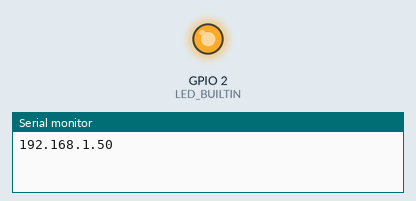
Recording of a sketch running on a simulated ESP32. Shown: output pins drawn as LEDs (lit = HIGH), the last lines printed to the serial monitor. WiFi joins after 1.5 s; servers stay silent unless stated.

Above: at 4.7 s.
At 7.8 s:
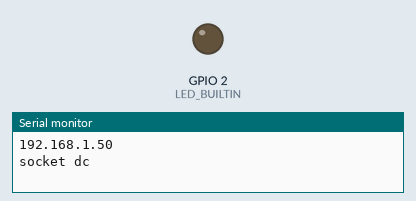
Timing chart, 0 to 9.8 s (numbered marks = the images above):
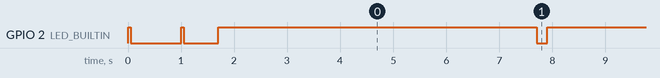

The sketch:

main.ino
```cpp
#include <WiFi.h>

int LED_BUILTIN = 2;
//const char *ssid = "Anonymous";
//const char *password = "whatthefuck1";
//const char *ssid = "lantai2";
//const char *password = "passwordbaru";
const char *ssid = "sClient";
const char *password = "gukgukmeong";
//const char *ssid = "SmartLifeboat";
//const char *password = "gukgukmeong";
WiFiClient clientSocket;
const char *serverIP = "10.181.15.202";
const uint16_t port = 6900;
const char *suicideFlag = "$!!";
char message[256];
unsigned long t;
int i, b;
double lat = -9.726921, lon = 114.563657;

void setupWiFi(){
  WiFi.begin(ssid, password);
  unsigned long st = millis();
  while (WiFi.status() != WL_CONNECTED) {
    if(millis()-st < 50){
      digitalWrite(LED_BUILTIN, HIGH);
    }
    else{
      digitalWrite(LED_BUILTIN, LOW);
    }
    if(millis()-st > 1000){
      st = millis();
      WiFi.begin(ssid, password);
    }
  }
}

void setupSocket(){
  digitalWrite(LED_BUILTIN, LOW);
  while(!clientSocket.connected()){
    if(WiFi.status() != WL_CONNECTED){ setupWiFi();}
    clientSocket.connect(serverIP, port);
  }
  digitalWrite(LED_BUILTIN, HIGH);
}

void readSocket(char *buffer){
  unsigned long st = millis();
  while (clientSocket.available() == 0) {
    if (millis() - st > 5000) { // timeout in milisecond
      return;
    }
  }
  b=0;
  memset(buffer, 0, sizeof(buffer));
  while (clientSocket.available()) {
    buffer[b++] = clientSocket.read();
  }
  if(strstr(buffer, suicideFlag) != NULL){
    suicide();
  }
}

void setup() {
  pinMode (LED_BUILTIN, OUTPUT);
  Serial.begin(115200);
  setupWiFi();
  Serial.println(WiFi.localIP());
  setupSocket();
}

void suicide(){
  WiFi.disconnect();
  digitalWrite(LED_BUILTIN, LOW);
  while(true){
    // dead
  }
}

void loop() {
  if(WiFi.status() != WL_CONNECTED){
    Serial.println("wifi dc");
    setupWiFi();
  }
  if(!clientSocket.connected()){
    Serial.println("socket dc");
    setupSocket();
  }
  sprintf(message, "$JCKT;%lf;%lf", lat, lon);
  lat += 0.01;
  lon += 0.01;
  delay(500);
  if (clientSocket.connected()) {
    clientSocket.print(message);
  }
  readSocket(message);
  t = millis();
  while(millis()-t < 500){
    delay(5);
  }
}
```

Measured:
- by itself, GPIO 2 (LED_BUILTIN): goes LOW 0.95 s, HIGH 0.05 s, LOW 0.65 s, 20 × (HIGH 6.0 s, LOW 0.20 s), then HIGH
